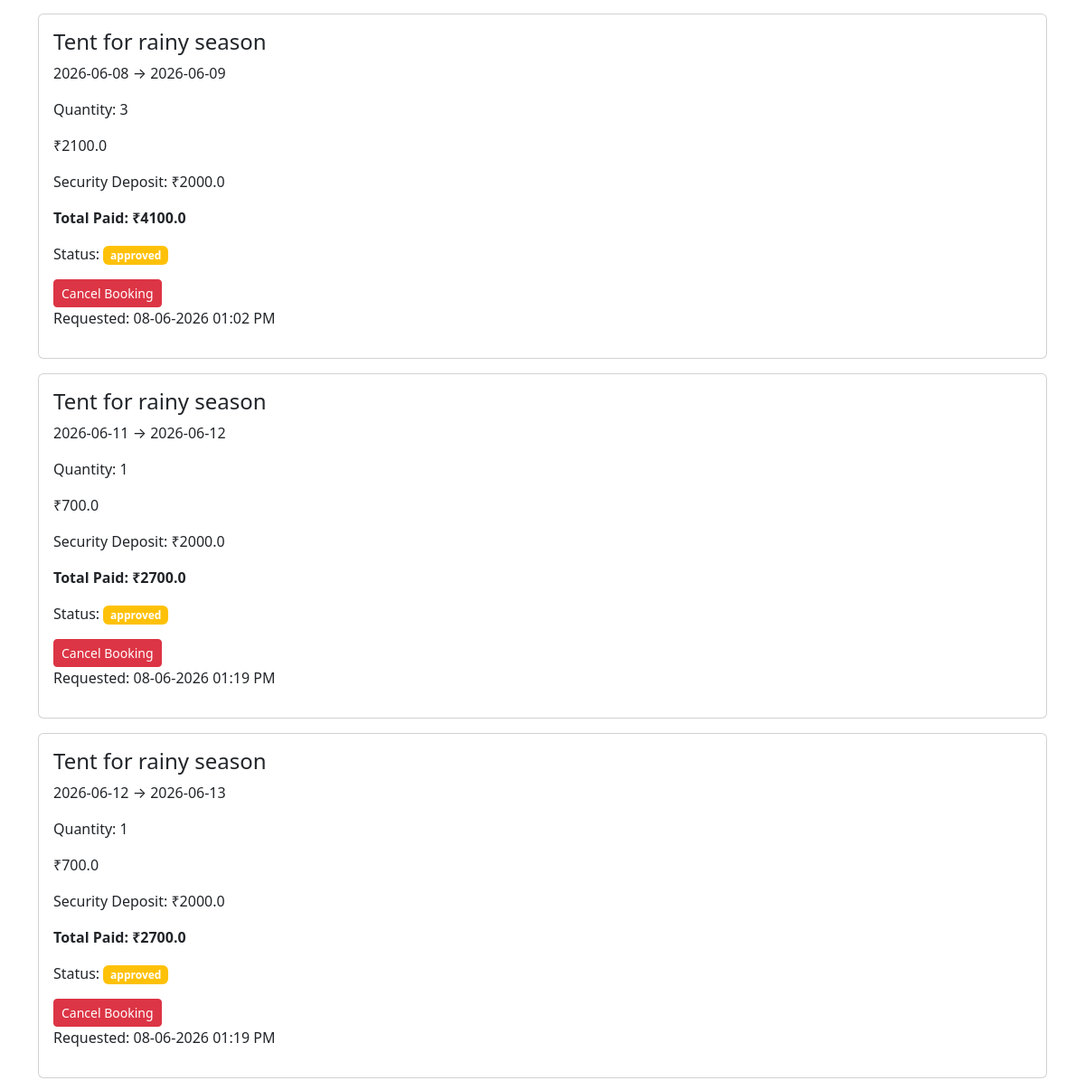
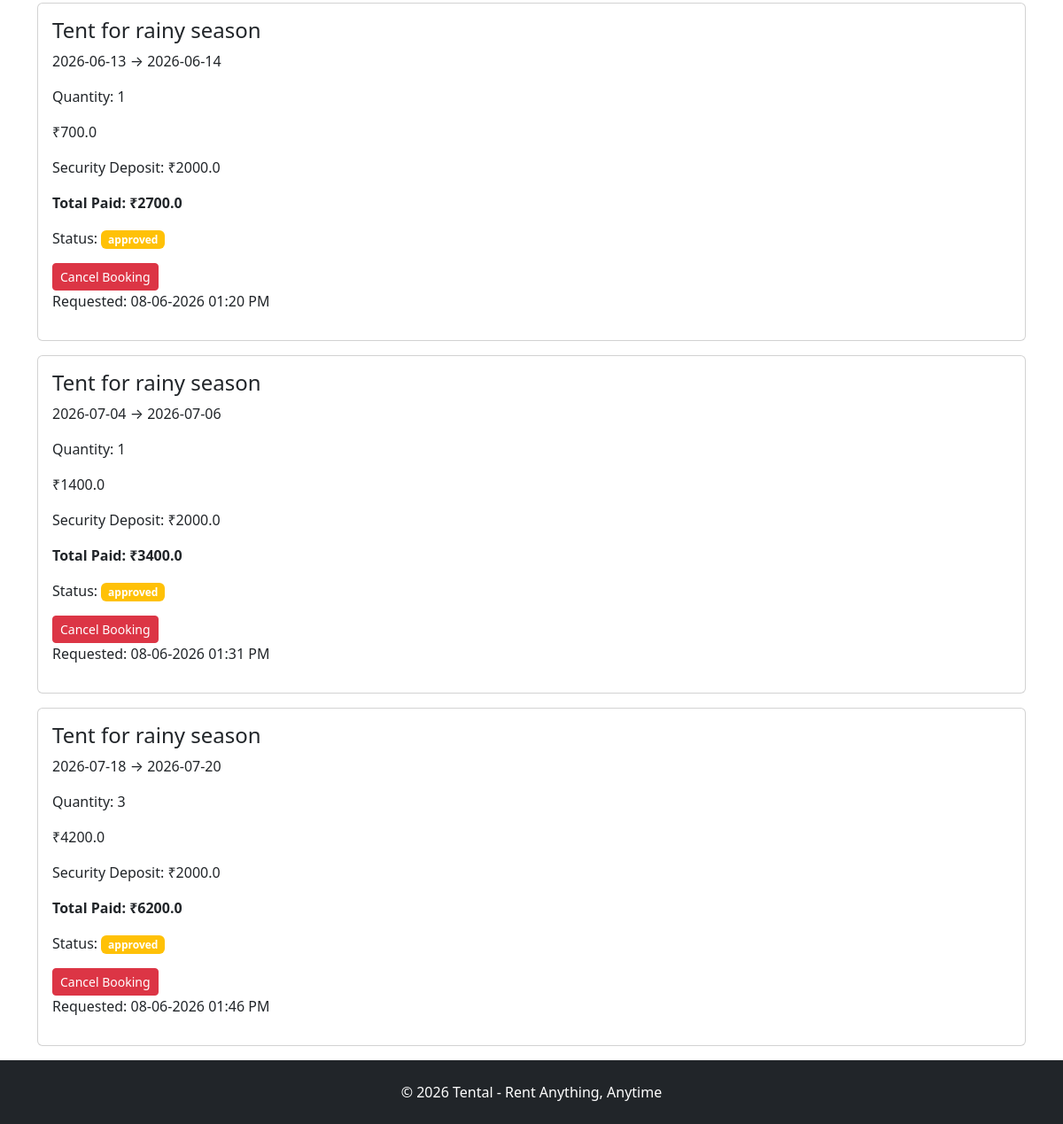
The app's page /my-bookings (signed in, lower part), older data (2 pictures, top to bottom).
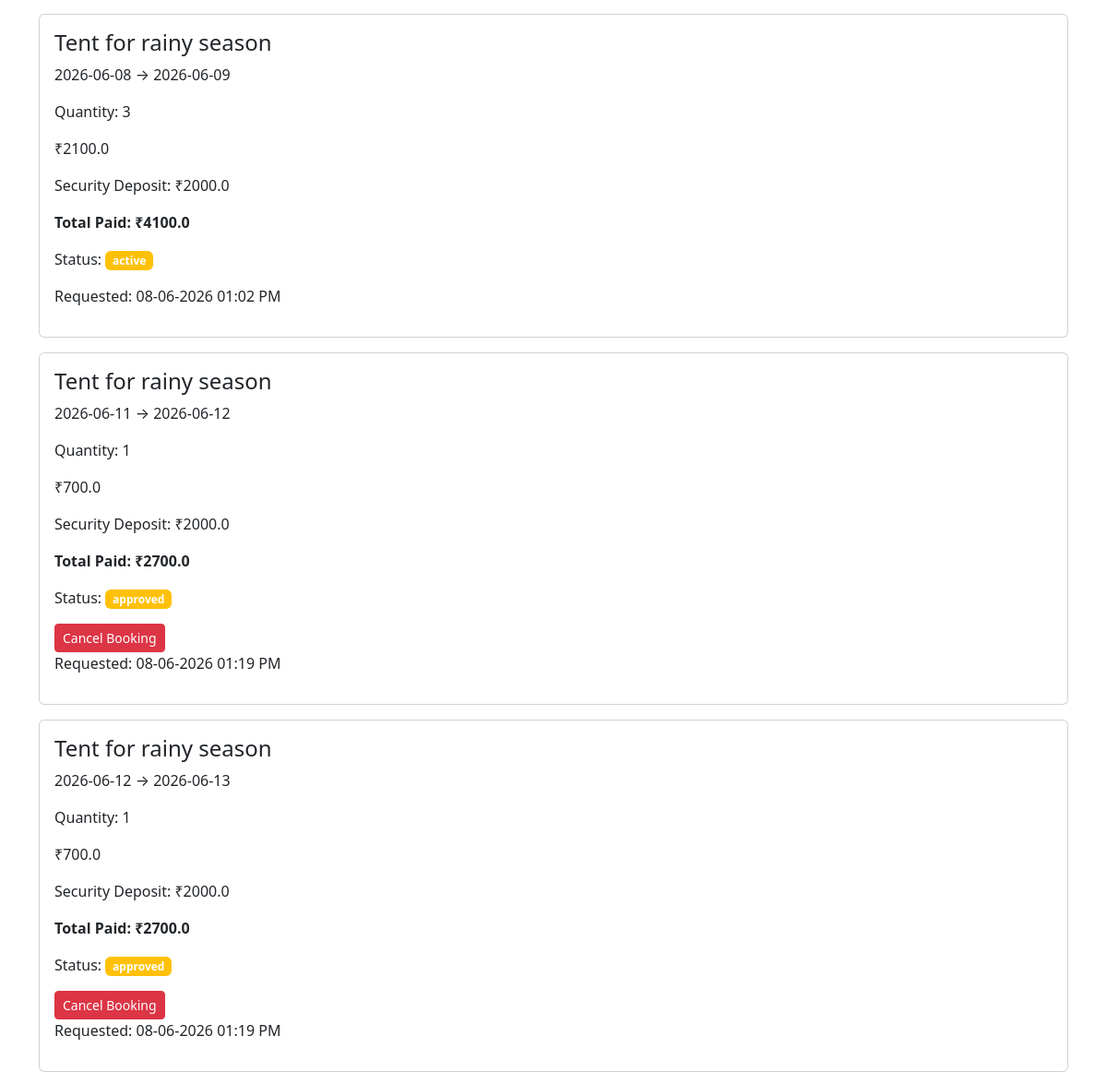
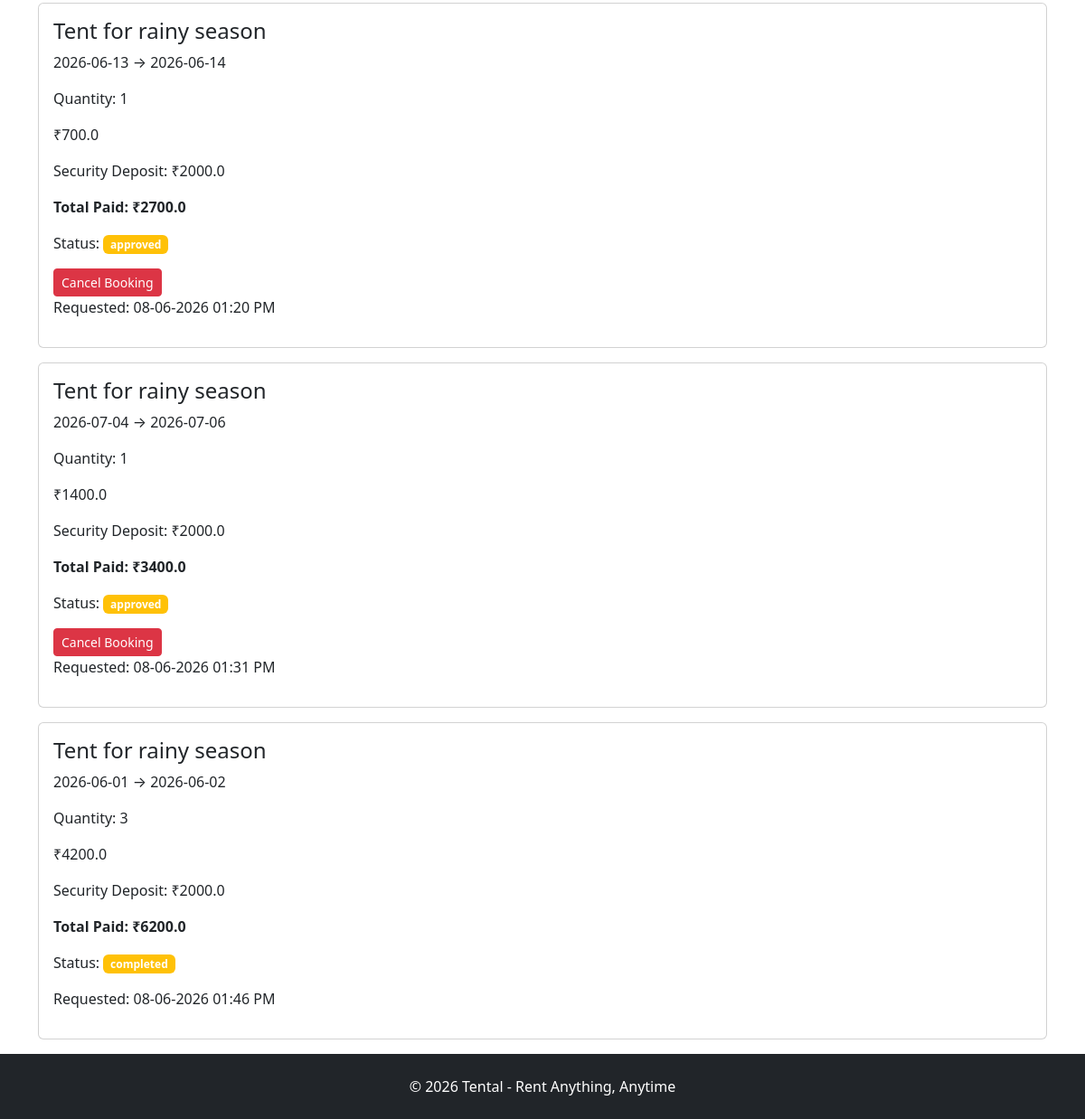
The same page, newer data (2 pictures, top to bottom).
### models/booking.py (models this page shows)
class Booking(db.Model):
    id = db.Column(
        db.Integer,
        primary_key=True
    )
    user_id = db.Column(
        db.Integer,
        db.ForeignKey("user.id"),
        nullable=False
    )
    rental_item_id = db.Column(
        db.Integer,
        db.ForeignKey("rental_item.id"),
        nullable=False
    )
    status = db.Column(
        db.String(20),
        default="pending"
    )
    start_date = db.Column(
        db.Date,
        nullable=False
    )
    end_date = db.Column(
        db.Date,
        nullable=False
    )
    total_price = db.Column(
        db.Float,
        nullable=False
    )
    created_at = db.Column(
        db.DateTime,
        default=datetime.utcnow
    )
    quantity_booked = db.Column(
        db.Integer,
        nullable=False,
        default=1
    )
    security_deposit = db.Column(
        db.Float,
        nullable=False,
        default=0
    )

### models/rental_item.py (models this page shows)
class RentalItem(db.Model):
    id = db.Column(db.Integer, primary_key=True)
    title = db.Column(db.String(100), nullable=False)
    description = db.Column(db.Text, nullable=False)
    price_per_day = db.Column(db.Float, nullable=False)
    category = db.Column(db.String(100), nullable=False)
    user_id = db.Column(
        db.Integer,
        db.ForeignKey("user.id"),
        nullable=False
    )
    status = db.Column(
        db.String(20),
        default="pending"
    )
    image = db.Column(
        db.String(255)
    )
    bookings = db.relationship(
        "Booking",
        backref="rental_item",
        lazy=True
    )
    quantity = db.Column(
        db.Integer,
        nullable=False,
        default=1
    )
    security_deposit = db.Column(
        db.Float,
        nullable=False,
        default=0
    )

### routes/main.py (the view)
@main.route("/my-bookings")
@login_required
def my_bookings():
    bookings = Booking.query.filter_by(
        user_id=current_user.id
    ).all()
    for booking in bookings:
        update_booking_status(
            booking
        )
    db.session.commit()
    return render_template(
        "my_bookings.html",
        bookings=bookings
    )

### models/user.py (called while the page is built)
@login_manager.user_loader
def load_user(user_id):
    return User.query.get(int(user_id))

### routes/main.py (called while the page is built)
def update_booking_status(booking):
    today = date.today()
    if booking.status == "cancelled":
        return
    if booking.start_date <= today <= booking.end_date:
        booking.status = "active"
    elif today > booking.end_date:
        booking.status = "completed"

### templates/my_bookings.html (shortened to what this page needs)
{% extends "base.html" %} {% block content %}
<div class="container mt-5">
  {% for booking in bookings %}
  <div class="card mb-3">
    <div class="card-body">
      <h4>{{ booking.rental_item.title }}</h4>
      <p>{{ booking.start_date }} → {{ booking.end_date }}</p>
      <p>Quantity: {{ booking.quantity_booked }}</p>
      <p>₹{{ booking.total_price }}</p>
      <p>Security Deposit: ₹{{ booking.security_deposit }}</p>
      <p>
        <strong>
          Total Paid: ₹{{ booking.total_price + booking.security_deposit }}
        </strong>
      </p>
      <p>
        Status:
        <span class="badge bg-warning"> {{ booking.status }} </span>
      </p>
      {% if booking.status == "approved" %}
      <a
        href="{{ url_for('main.cancel_booking', id=booking.id) }}"
        class="btn btn-danger btn-sm"
      >
        Cancel Booking
      </a>
      {% endif %}
      <p>Requested: {{ booking.created_at.strftime('%d-%m-%Y %I:%M %p') }}</p>
    </div>
  </div>
  {% endfor %}
</div>
{% endblock %}

### templates/base.html (shortened to what this page needs)
<!doctype html>
<html lang="en">
  <head>
    <link
      href="https://cdn.jsdelivr.net/npm/bootstrap@5.3.7/dist/css/bootstrap.min.css"
      rel="stylesheet"
    />
    <link
      rel="stylesheet"
      href="{{ url_for('static', filename='css/style.css') }}"
    />
  </head>
  <body>
    <main class="flex-grow-1">{% block content %} {% endblock %}</main>
    <footer id="footer-section" class="bg-dark text-white text-center py-4">
      <p class="mb-0">© 2026 Tental - Rent Anything, Anytime</p>
    </footer>
  </body>
</html>

### static/css/style.css (style rules this page uses)
:root { --primary-color: #2E8B57; --secondary-color: #1E293B; }
html, body { height: 100%; }
body { display: flex; flex-direction: column; }
#footer-section { margin-top: auto; }

Row changes from the older to the newer data that the page shows:
changed Booking: status "approved" → "active"; no longer shows "Cancel Booking"
changed Booking: start_date "2026-07-18" → "2026-06-01"; end_date "2026-07-20" → "2026-06-02"; status "approved" → "completed"; no longer shows "Cancel Booking"
